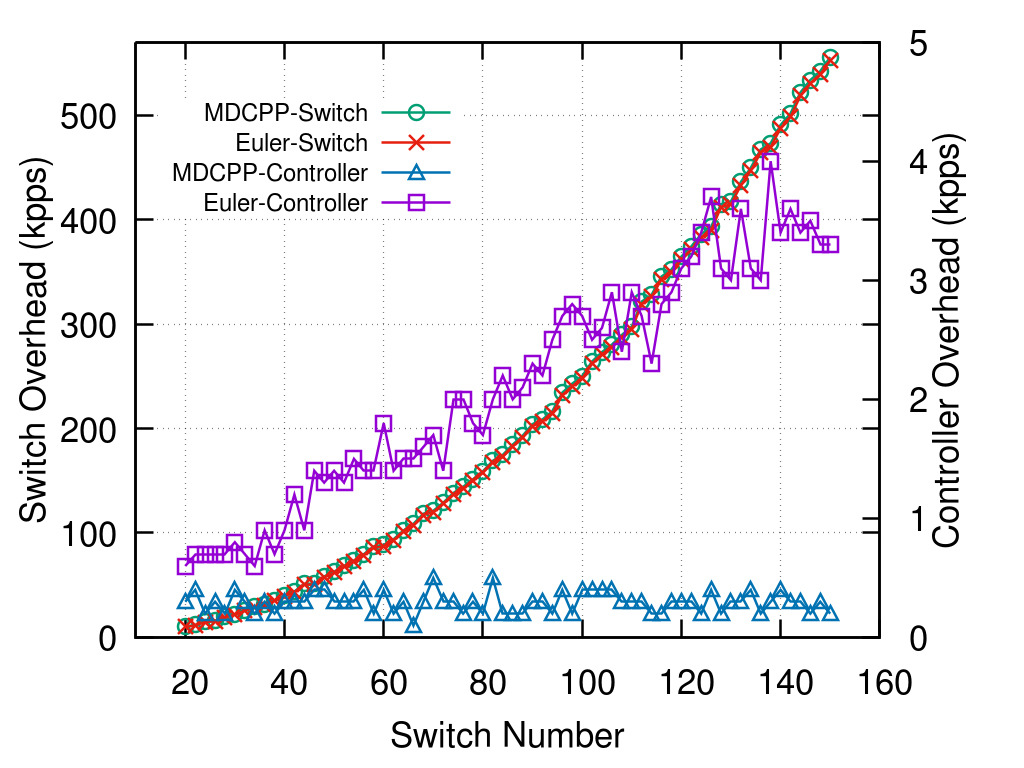

Reproduce this figure in gnuplot.
reset
set key center at 15, 460

set size ratio 0.8


set grid


set xlabel "Switch Number" offset 0,0.3
set ylabel "Switch Overhead (kpps)" offset 1.7,0
set y2label "Controller Overhead (kpps)" offset -1.7,0
set key left
set key font ",18"
set y2tics
set yrange [0:570]
set y2range [0:5]
set xrange [10:160]
set xtics 0,20,160
plot 'data2.txt' using 1:($6/10) title"MDCPP-Switch" with linespoints ls 8 lc 10 pt 6 pointsize 2.5,\
'data2.txt' using 1:($5/10) title"Euler-Switch" with linespoints ls 7 pt 2 pointsize 2.5,\
'data2.txt' using 1:($2/10) title"MDCPP-Controller" with linespoints ls 6 pt 8 pointsize 2.5 axes x1y2,\
'data2.txt' using 1:($4/10) title"Euler-Controller" with linespoints ls 8 lc 1 pt 4 pointsize 2.5 axes x1y2

set terminal pngcairo size 1024,768 color solid linewidth 2.5 font "Helvetica,26"
set output "figure7.png"

replot

set output
